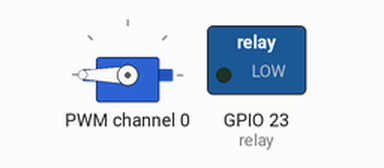
Recording of a program running on a simulated Raspberry Pi (BCM pin numbers). Parts: servo, switched loads named in the program (green lamp = pin HIGH). Threads take turns every 2 ms; what the program prints to the terminal is not drawn. At 4.0 s the program stops and its outputs stay as they are.

Above: at 4.1 s.
Timing chart, 0 to 5.5 s (numbered marks = the images above):
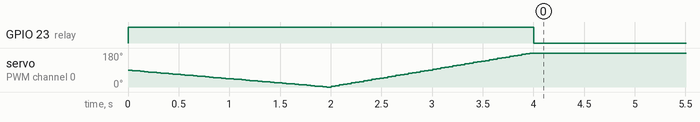

The program:

arm_base.py
```python
import threading
import time
import busio
import board
from adafruit_pca9685 import PCA9685
from adafruit_motor import servo
from gpiozero import OutputDevice
from time import sleep

# Initialize I2C bus
i2c = busio.I2C(board.SCL, board.SDA)

# Initialize PCA9685
pca = PCA9685(i2c)
pca.frequency = 50  # Standard servo frequency
relay = OutputDevice(23, active_high=True, initial_value=False)

class Servo:
    def __init__(self, channel, start_angle=0):
        self.servo = servo.Servo(pca.channels[channel])
        self.current_angle = start_angle
        self.lock = threading.Lock()
        self.thread = None
        self.set_angle(start_angle)

    def set_angle(self, angle):
        """
        Set the servo to a specific angle (0-180).
        """
        with self.lock:
            self.servo.angle = angle
            self.current_angle = angle

    def move_to_angle(self, target_angle, total_time=2.0, step_count=50):
        """
        Smoothly moves the servo to the target angle over the specified time.
        """
        target_angle = max(0, min(180, target_angle))
        delay = total_time / step_count
        step = (target_angle - self.current_angle) / step_count

        def smooth_move():
            for _ in range(step_count):
                with self.lock:
                    self.current_angle += step
                    self.servo.angle = self.current_angle
                time.sleep(delay)
            with self.lock:
                self.current_angle = target_angle
                self.servo.angle = target_angle

        self.thread = threading.Thread(target=smooth_move)
        self.thread.start()

    def wait_until_done(self):
        if self.thread is not None:
            self.thread.join()

# Example Usage
if __name__ == "__main__":
    servo1 = Servo(channel=0, start_angle=90)
    print("Relay ON")
    relay.on()

    try:
        servo1.move_to_angle(0)
        servo1.wait_until_done()

        servo1.move_to_angle(180)
        servo1.wait_until_done()
    finally:
        pca.deinit()
```

Measured:
- by itself, GPIO 23 (relay): LOW → HIGH at 0.00 s, → LOW 4.0 s later
